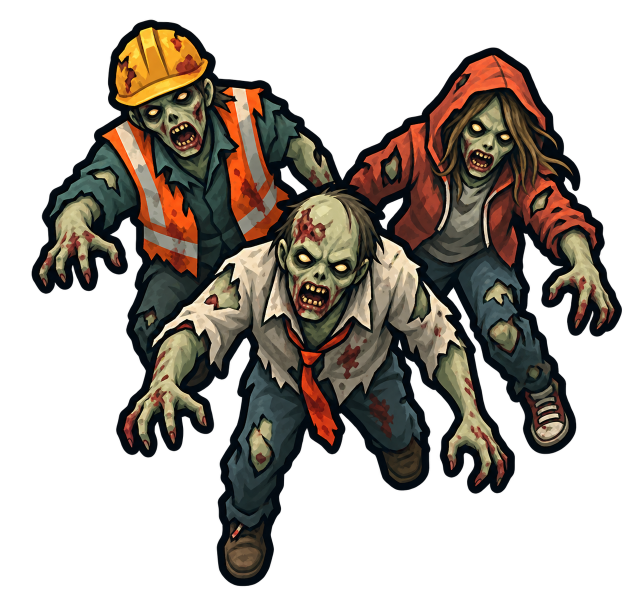
#> input picture Art/reference/v1.3.1-zombie-concepts/horde_zombie_original_concept.png, 1287 x 1222 px, given in place of exec-f82ee016-22fa-4cc8-a721-6ba1d29854b0.png, which was not available (shown at 1/2 size)
$ python build_board_assets.py ../Art/reference/v1.3.1-zombie-concepts out.png
#> lines starting #> are read from the running program, lines starting #| are printed output that depends on the picture; pictures that were not available may be replaced by others from this repository, and a replacement may not be noted
#> in build, source is the input picture: PIL image 1287x1222 RGBA; mean R, G, B, A 37.3, 30.5, 23.8, 112.7
"""Build 256px board sprites from approved generated sources.

This deterministic post-processing helper supports the checked-in runtime
assets and later approved candidate sets. It keeps files small, preserves
alpha, and draws the intentionally simple state/road overlays without
introducing another runtime dependency.
"""

from __future__ import annotations

import argparse
from pathlib import Path

from PIL import Image, ImageChops, ImageDraw


SIZE = 256
HEX = [(128, 4), (246, 64), (246, 192), (128, 252), (10, 192), (10, 64)]


SOURCE_FILES = {
    "terrain/terrain_plain.png": "exec-f82ee016-22fa-4cc8-a721-6ba1d29854b0.png",
    "terrain/terrain_forest.png": "exec-3a7a166d-c63b-4385-98d1-2dde5db185a0.png",
    "terrain/terrain_mountain.png": "exec-c056154e-c925-4f32-8407-4db8c20eb38c.png",
    "units/unit_police.png": "exec-20e97c62-29c5-4fb9-aad4-b6d175627096.png",
    "units/unit_national_guard.png": "exec-44628075-d9b3-45fa-be4e-29bff1b35ac1.png",
    # The normal unit intentionally uses the approved three-zombie concept;
    # Horde uses the later twelve-zombie swarm in the same painted style.
    "units/unit_zombie.png": "exec-087a7b56-619a-43f5-8369-c9b72a144fc8.png",
    "units/unit_horde_zombie.png": "exec-a8dc1823-ab4f-4e30-a200-489af6ab6c4a.png",
    "facilities/facility_capital.png": "exec-38df97fb-371b-4e72-a008-c21e8e138b4e.png",
    "facilities/facility_city.png": "exec-d681d207-fb45-415d-ab0b-92dcffa7f96e.png",
    "facilities/facility_farm.png": "exec-525d9acf-b074-409b-aabd-4cfc514485ee.png",
    "facilities/facility_civilian_factory.png": "exec-1fc8bb56-ee14-4f39-81dd-052a119c7e70.png",
    "facilities/facility_military_factory.png": "exec-30ff3744-361a-472f-9615-818e44bc2597.png",
    "facilities/facility_refinery.png": "exec-e25d0baf-90c6-45d8-aab8-eecc733f4013.png",
    "facilities/facility_power_plant.png": "exec-1ce684b2-f841-4e51-99ca-15ddb7ce0979.png",
    "facilities/facility_checkpoint.png": "exec-f7da9ed3-9ef1-47df-bc41-3f81cd6f9437.png",
}

V140_SOURCE_FILES = {
    "facilities/facility_wind_power_plant.png": "wind_power_plant_concept.png",
    "facilities/facility_simple_farm.png": "simple_farm_concept.png",
    "facilities/facility_civilian_drone_base.png": "civilian_drone_base_concept.png",
}

V144_SOURCE_FILES = {
    "units/unit_police.png": "police_group_approved_transparent_source.png",
    "units/unit_national_guard.png": "national_guard_5_group_approved_source.png",
    "units/unit_police_zombie.png": "police_zombie_3_group_approved_transparent_source.png",
    "units/unit_soldier_zombie.png": "soldier_zombie_5_group_approved_transparent_source.png",
}

V150_SOURCE_FILES = {
    "units/unit_riot_police.png": "riot_police_5_group_approved_transparent_source.png",
    "units/unit_riot_zombie.png": "riot_zombie_3_group_approved_transparent_source.png",
}

V153_SOURCE_FILES = {
    # v1.5.3 assets are generated by the built-in ImageGen tool.  The source
    # root is the generated-image directory; the UUID filenames are retained
    # here so the exact approved source can be rebuilt without changing the
    # runtime registry paths.
    "units/unit_hunter_zombie.png": "exec-0e153f36-a186-413e-9ebb-808dd9364d13.png",
    "units/unit_gas_zombie.png": "exec-241e6709-0a91-4c48-8942-ffd4b02f2bb6.png",
    "facilities/facility_army_base.png": "exec-efb7de25-827a-4ab9-a01d-51e9927cd022.png",
}

V157_SOURCE_FILES = {
    "obstacles/obstacle_barbed_wire.png": "barbed-wire-candidate-v1.png",
}

V160_SOURCE_FILES = {
    "facilities/facility_oilfield.png": "oilfield_concept_transparent.png",
}

V161_SOURCE_FILES = {
    "units/unit_recon_team.png": "exec-8c3b740f-097a-4028-9841-840f81b3c871.png",
    "units/unit_screamer_zombie.png": "exec-ea420d5e-a9dc-4fa5-81e3-c5ea63245c2a.png",
}


# [17 lines left out: functions contain, contain_visible, not called in this run]


def terrain(source: Image.Image) -> Image.Image:
    image = source.convert("RGB")
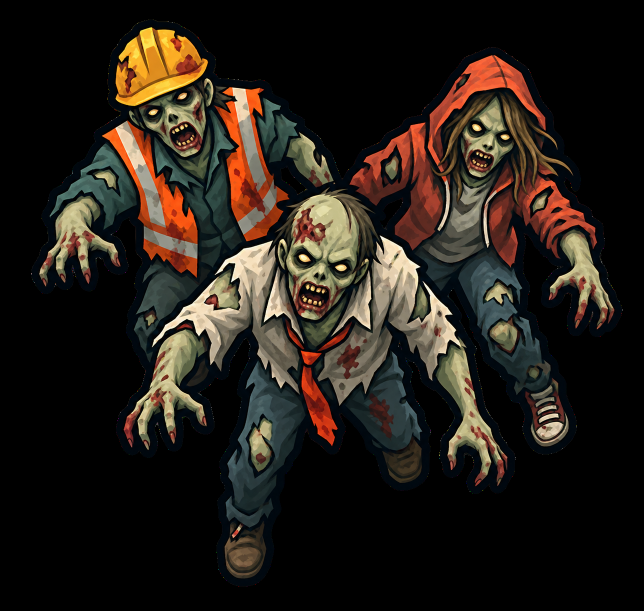
#> image: PIL image 1287x1222 RGB (shown at 1/2 size); mean R, G, B 37.3, 30.5, 23.8
    side = min(image.size)
#> side = 1222
    left = (image.width - side) // 2
#> left = 32
    top = (image.height - side) // 2
#> top = 0
    image = image.crop((left, top, left + side, top + side)).resize((SIZE, SIZE), Image.Resampling.LANCZOS)
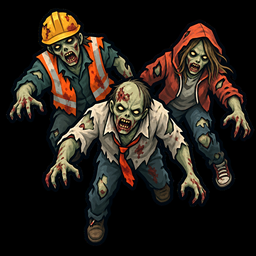
#> image: PIL image 256x256 RGB; mean R, G, B 39.5, 32.2, 25.1
    rgba = image.convert("RGBA")
    mask = Image.new("L", (SIZE * 4, SIZE * 4), 0)
#> mask: PIL image 1024x1024 L; every value is 0
    draw = ImageDraw.Draw(mask)
    draw.polygon([(x * 4, y * 4) for x, y in HEX], fill=255)
    mask = mask.resize((SIZE, SIZE), Image.Resampling.LANCZOS)
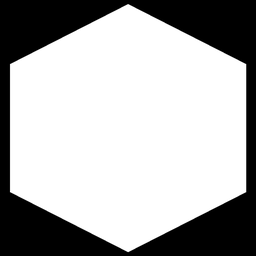
#> mask: PIL image 256x256 L; min 0, max 255, mean 172.9
    rgba.putalpha(mask)
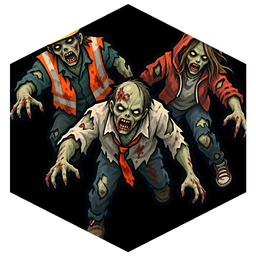
#> rgba: PIL image 256x256 RGBA; mean R, G, B, A 39.5, 32.2, 25.1, 172.9; transparent parts drawn white
    return rgba


def overlay_canvas() -> tuple[Image.Image, ImageDraw.ImageDraw]:
    image = Image.new("RGBA", (SIZE, SIZE), (0, 0, 0, 0))
    return image, ImageDraw.Draw(image)


# [67 lines left out: function draw_overlays, not called in this run]


def build(source_root: Path, output_root: Path) -> None:
    for relative in SOURCE_FILES:
        (output_root / relative).parent.mkdir(parents=True, exist_ok=True)
    (output_root / "overlays").mkdir(parents=True, exist_ok=True)

    terrain_names = {"terrain/terrain_plain.png", "terrain/terrain_forest.png", "terrain/terrain_mountain.png"}
    for relative, source_name in SOURCE_FILES.items():
        source = Image.open(source_root / source_name)
        if relative in terrain_names:
            result = terrain(source)
        elif relative.startswith("units/"):
            result = contain(source, (202, 202))
        else:
            result = contain(source, (218, 218), y_offset=3)
        result.save(output_root / relative, optimize=True, compress_level=9)
#> pass 2 of the loop in build, `for relative, source_name in SOURCE_FILES.items():`:
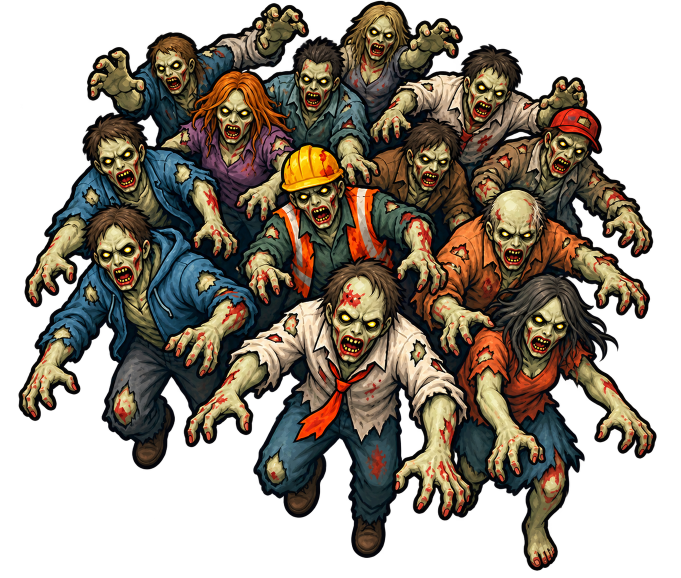
#> input picture Art/reference/v1.3.1-zombie-concepts/horde_zombie_swarm_source.png, 1362 x 1155 px, given in place of exec-3a7a166d-c63b-4385-98d1-2dde5db185a0.png, which was not available (shown at 1/2 size)
#> in build, source is the input picture: PIL image 1362x1155 RGBA; mean R, G, B, A 54.1, 45.2, 34.1, 148.5
#> in terrain (call 2), `image = image.crop((left, top, left + side, top + side)).resize((SIZE,..`:
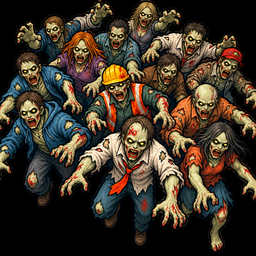
#> image: PIL image 256x256 RGB; mean R, G, B 62.4, 52.2, 39.4
#> in terrain (call 2), `rgba.putalpha(mask)`:
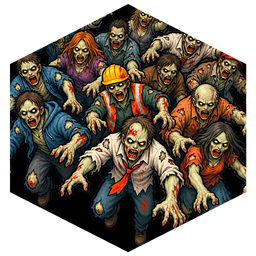
#> rgba: PIL image 256x256 RGBA; mean R, G, B, A 62.4, 52.2, 39.4, 172.9; transparent parts drawn white
    draw_overlays(output_root)


# [91 lines left out: functions build_v140, build_v144, build_v150, build_v153, build_v157, build_v160 and 1 more, not called in this run]


def main() -> None:
    parser = argparse.ArgumentParser()
    parser.add_argument("source_root", type=Path)
    parser.add_argument("output_root", type=Path)
    mode = parser.add_mutually_exclusive_group()
    mode.add_argument("--v140-only", action="store_true")
    mode.add_argument("--v144-only", action="store_true")
    mode.add_argument("--v150-only", action="store_true")
    mode.add_argument("--v153-only", action="store_true")
    mode.add_argument("--v157-only", action="store_true")
    mode.add_argument("--v160-only", action="store_true")
    mode.add_argument("--v161-only", action="store_true")
    args = parser.parse_args()
    if args.v140_only:
        build_v140(args.source_root, args.output_root)
    elif args.v144_only:
        build_v144(args.source_root, args.output_root)
    elif args.v150_only:
        build_v150(args.source_root, args.output_root)
    elif args.v153_only:
        build_v153(args.source_root, args.output_root)
    elif args.v157_only:
        build_v157(args.source_root, args.output_root)
    elif args.v160_only:
        build_v160(args.source_root, args.output_root)
    elif args.v161_only:
        build_v161(args.source_root, args.output_root)
    else:
        build(args.source_root, args.output_root)


if __name__ == "__main__":
#> (the run stopped early here; a loop or call above may not have finished)
